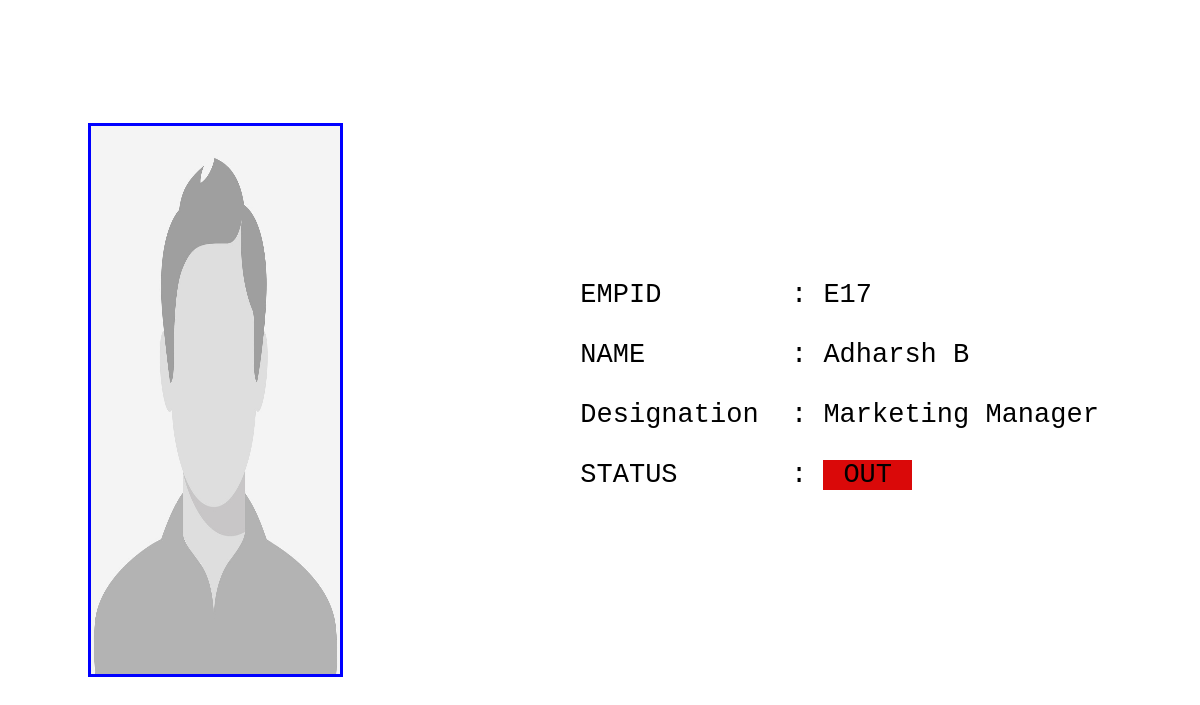
The app's page /Emplogs/lastlog.php, older data.
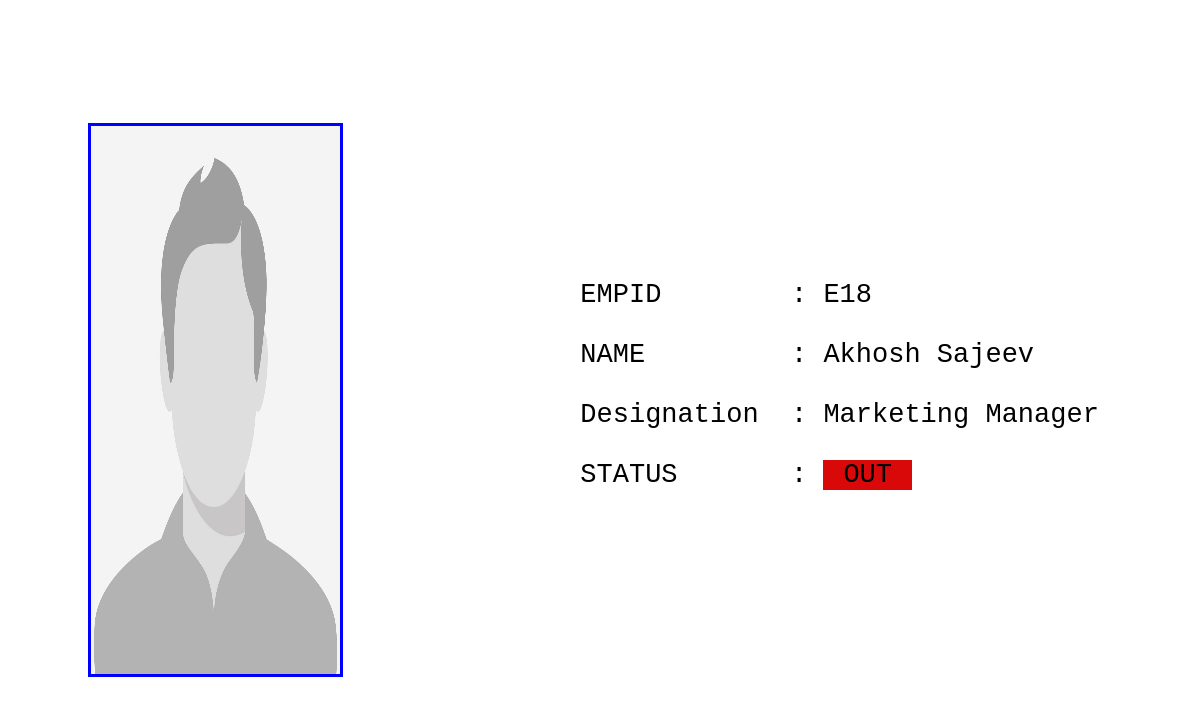
The same page, newer data.
### tables this page shows
CREATE TABLE `employee_details` (
  `Emp_id` varchar(30) NOT NULL,
  `Emp_Password` varchar(100) NOT NULL,
  `Emp_name` varchar(20) NOT NULL,
  `gender` varchar(10) NOT NULL,
  `Desc_id` int(11) NOT NULL,
  `Emp_Address` varchar(50) NOT NULL,
  `Emp_DOB` date NOT NULL,
  `Emp_DOJ` date NOT NULL,
  `Emp_mobileno` bigint(15) NOT NULL,
  `Emp_email` varchar(30) NOT NULL,
  `Rf_id` int(11) NOT NULL,
  `Emp_Photo` varchar(100) NOT NULL,
  `Emp_status` int(11) NOT NULL
);

CREATE TABLE `employee_designation` (
  `Desc_id` int(11) NOT NULL,
  `Desc_name` varchar(20) NOT NULL,
  `Desc_basic` int(11) NOT NULL,
  `Desc_da` int(11) NOT NULL,
  `Desc_ma` int(11) NOT NULL,
  `Desc_pf` int(11) NOT NULL,
  `Desc_overtimesalary` int(11) NOT NULL,
  `Desc_status` int(11) NOT NULL
);

### Emplogs/lastlog.php (the view, shortened to what this page needs)
<?php
include '../common/connection.php';
$sql = "SELECT employee_details.Emp_id, employee_details.Emp_name, employee_details.Emp_Photo, employee_designation.Desc_name, emp_logs.Log_status
FROM employee_details, emp_logs, employee_designation
WHERE employee_details.Rf_id = emp_logs.Rf_id
AND emp_logs.log_id = (SELECT MAX(log_id) FROM emp_logs)
AND employee_details.Desc_id = employee_designation.Desc_id";
$result = mysqli_query($con, $sql);
if ($result && mysqli_num_rows($result) > 0) {
    $row = mysqli_fetch_assoc($result);
} else {
    $row = array("Emp_id" => "N/A", "Emp_name" => "N/A", "Log_status" => "N/A");
}
$row['Emp_Photo'] = null;
?>
<div>
  <div class="empimg">
    <img src="<?php echo (!empty($row['Emp_Photo'])) ? '../images/' . $row['Emp_Photo'] : '../images/profile.jpg'; ?>" alt="Oops,No Internet" class="empimage">
  </div>
  <div class="empdetails">
    <pre>
    EMPID        : <?php echo  $row["Emp_id"]; ?><br>
    NAME         : <?php echo  $row["Emp_name"]; ?><br>
    Designation  : <?php echo  $row["Desc_name"]; ?><br>
    STATUS       : <span <?php if ($row["Log_status"] == "IN") {
                            echo 'class="in"';
                        } else {
                            echo 'class="out"';
                        } ?>><?php echo  $row["Log_status"]; ?></span>
  </pre>
  </div>
</div>

### Emplogs/lastlog.php (style rules this page uses)
.empimg { float: left; height: 100%; width: 35%; justify-content: center; display: flex; align-items: center; }
.empdetails { float: right; height: 100%; width: 65%; justify-content: center; display: flex; align-items: center; font-size: 27px; font-style: normal; }
.empimage { height: 70%; width: 60%; border: 3px solid blue; }
.out { background-color: #da0909; padding-left: 20px; padding-right: 20px; }

Row changes from the older to the newer data that the page shows:
no longer on this page (row unchanged): employee_details: Emp_id "E17", Emp_name "Adharsh B", Desc.Desc_name "Marketing Manager"
added employee_details: Emp_id "E18", Emp_name "Akhosh Sajeev", Desc.Desc_name "Marketing Manager"
